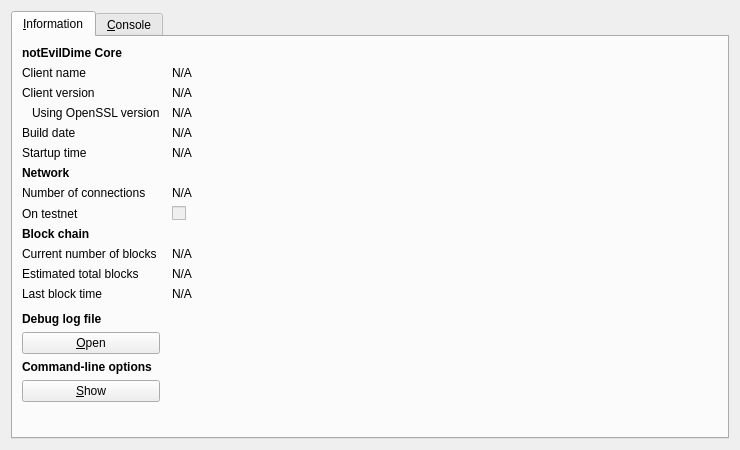
<?xml version="1.0" encoding="UTF-8"?>
<ui version="4.0">
 <class>RPCConsole</class>
 <widget class="QDialog" name="RPCConsole">
  <property name="geometry">
   <rect>
    <x>0</x>
    <y>0</y>
    <width>740</width>
    <height>450</height>
   </rect>
  </property>
  <property name="windowTitle">
   <string>notEvilDime - Debug window</string>
  </property>
  <layout class="QVBoxLayout" name="verticalLayout_2">
   <item>
    <widget class="QTabWidget" name="tabWidget">
     <property name="currentIndex">
      <number>0</number>
     </property>
     <widget class="QWidget" name="tab_info">
      <attribute name="title">
       <string>&amp;Information</string>
      </attribute>
      <layout class="QGridLayout" name="gridLayout" columnstretch="0,1">
       <property name="horizontalSpacing">
        <number>12</number>
       </property>
       <item row="0" column="0">
        <widget class="QLabel" name="label_9">
         <property name="font">
          <font>
           <weight>75</weight>
           <bold>true</bold>
          </font>
         </property>
         <property name="text">
          <string>notEvilDime Core</string>
         </property>
        </widget>
       </item>
       <item row="1" column="0">
        <widget class="QLabel" name="label_5">
         <property name="text">
          <string>Client name</string>
         </property>
        </widget>
       </item>
       <item row="1" column="1">
        <widget class="QLabel" name="clientName">
         <property name="cursor">
          <cursorShape>IBeamCursor</cursorShape>
         </property>
         <property name="text">
          <string>N/A</string>
         </property>
         <property name="textFormat">
          <enum>Qt::PlainText</enum>
         </property>
         <property name="textInteractionFlags">
          <set>Qt::LinksAccessibleByMouse|Qt::TextSelectableByKeyboard|Qt::TextSelectableByMouse</set>
         </property>
        </widget>
       </item>
       <item row="2" column="0">
        <widget class="QLabel" name="label_6">
         <property name="text">
          <string>Client version</string>
         </property>
        </widget>
       </item>
       <item row="2" column="1">
        <widget class="QLabel" name="clientVersion">
         <property name="cursor">
          <cursorShape>IBeamCursor</cursorShape>
         </property>
         <property name="text">
          <string>N/A</string>
         </property>
         <property name="textFormat">
          <enum>Qt::PlainText</enum>
         </property>
         <property name="textInteractionFlags">
          <set>Qt::LinksAccessibleByMouse|Qt::TextSelectableByKeyboard|Qt::TextSelectableByMouse</set>
         </property>
        </widget>
       </item>
       <item row="3" column="0">
        <widget class="QLabel" name="label_14">
         <property name="text">
          <string>Using OpenSSL version</string>
         </property>
         <property name="indent">
          <number>10</number>
         </property>
        </widget>
       </item>
       <item row="3" column="1">
        <widget class="QLabel" name="openSSLVersion">
         <property name="cursor">
          <cursorShape>IBeamCursor</cursorShape>
         </property>
         <property name="text">
          <string>N/A</string>
         </property>
         <property name="textFormat">
          <enum>Qt::PlainText</enum>
         </property>
         <property name="textInteractionFlags">
          <set>Qt::LinksAccessibleByMouse|Qt::TextSelectableByKeyboard|Qt::TextSelectableByMouse</set>
         </property>
        </widget>
       </item>
       <item row="4" column="0">
        <widget class="QLabel" name="label_12">
         <property name="text">
          <string>Build date</string>
         </property>
        </widget>
       </item>
       <item row="4" column="1">
        <widget class="QLabel" name="buildDate">
         <property name="cursor">
          <cursorShape>IBeamCursor</cursorShape>
         </property>
         <property name="text">
          <string>N/A</string>
         </property>
         <property name="textFormat">
          <enum>Qt::PlainText</enum>
         </property>
         <property name="textInteractionFlags">
          <set>Qt::LinksAccessibleByMouse|Qt::TextSelectableByKeyboard|Qt::TextSelectableByMouse</set>
         </property>
        </widget>
       </item>
       <item row="5" column="0">
        <widget class="QLabel" name="label_13">
         <property name="text">
          <string>Startup time</string>
         </property>
        </widget>
       </item>
       <item row="5" column="1">
        <widget class="QLabel" name="startupTime">
         <property name="cursor">
          <cursorShape>IBeamCursor</cursorShape>
         </property>
         <property name="text">
          <string>N/A</string>
         </property>
         <property name="textFormat">
          <enum>Qt::PlainText</enum>
         </property>
         <property name="textInteractionFlags">
          <set>Qt::LinksAccessibleByMouse|Qt::TextSelectableByKeyboard|Qt::TextSelectableByMouse</set>
         </property>
        </widget>
       </item>
       <item row="6" column="0">
        <widget class="QLabel" name="label_11">
         <property name="font">
          <font>
           <weight>75</weight>
           <bold>true</bold>
          </font>
         </property>
         <property name="text">
          <string>Network</string>
         </property>
        </widget>
       </item>
       <item row="7" column="0">
        <widget class="QLabel" name="label_7">
         <property name="text">
          <string>Number of connections</string>
         </property>
        </widget>
       </item>
       <item row="7" column="1">
        <widget class="QLabel" name="numberOfConnections">
         <property name="cursor">
          <cursorShape>IBeamCursor</cursorShape>
         </property>
         <property name="text">
          <string>N/A</string>
         </property>
         <property name="textFormat">
          <enum>Qt::PlainText</enum>
         </property>
         <property name="textInteractionFlags">
          <set>Qt::LinksAccessibleByMouse|Qt::TextSelectableByKeyboard|Qt::TextSelectableByMouse</set>
         </property>
        </widget>
       </item>
       <item row="8" column="0">
        <widget class="QLabel" name="label_8">
         <property name="text">
          <string>On testnet</string>
         </property>
        </widget>
       </item>
       <item row="8" column="1">
        <widget class="QCheckBox" name="isTestNet">
         <property name="enabled">
          <bool>false</bool>
         </property>
         <property name="text">
          <string/>
         </property>
        </widget>
       </item>
       <item row="9" column="0">
        <widget class="QLabel" name="label_10">
         <property name="font">
          <font>
           <weight>75</weight>
           <bold>true</bold>
          </font>
         </property>
         <property name="text">
          <string>Block chain</string>
         </property>
        </widget>
       </item>
       <item row="10" column="0">
        <widget class="QLabel" name="label_3">
         <property name="text">
          <string>Current number of blocks</string>
         </property>
        </widget>
       </item>
       <item row="10" column="1">
        <widget class="QLabel" name="numberOfBlocks">
         <property name="cursor">
          <cursorShape>IBeamCursor</cursorShape>
         </property>
         <property name="text">
          <string>N/A</string>
         </property>
         <property name="textFormat">
          <enum>Qt::PlainText</enum>
         </property>
         <property name="textInteractionFlags">
          <set>Qt::LinksAccessibleByMouse|Qt::TextSelectableByKeyboard|Qt::TextSelectableByMouse</set>
         </property>
        </widget>
       </item>
       <item row="11" column="0">
        <widget class="QLabel" name="label_4">
         <property name="text">
          <string>Estimated total blocks</string>
         </property>
        </widget>
       </item>
       <item row="11" column="1">
        <widget class="QLabel" name="totalBlocks">
         <property name="cursor">
          <cursorShape>IBeamCursor</cursorShape>
         </property>
         <property name="text">
          <string>N/A</string>
         </property>
         <property name="textFormat">
          <enum>Qt::PlainText</enum>
         </property>
         <property name="textInteractionFlags">
          <set>Qt::LinksAccessibleByMouse|Qt::TextSelectableByKeyboard|Qt::TextSelectableByMouse</set>
         </property>
        </widget>
       </item>
       <item row="12" column="0">
        <widget class="QLabel" name="label_2">
         <property name="text">
          <string>Last block time</string>
         </property>
        </widget>
       </item>
       <item row="12" column="1">
        <widget class="QLabel" name="lastBlockTime">
         <property name="cursor">
          <cursorShape>IBeamCursor</cursorShape>
         </property>
         <property name="text">
          <string>N/A</string>
         </property>
         <property name="textFormat">
          <enum>Qt::PlainText</enum>
         </property>
         <property name="textInteractionFlags">
          <set>Qt::LinksAccessibleByMouse|Qt::TextSelectableByKeyboard|Qt::TextSelectableByMouse</set>
         </property>
        </widget>
       </item>
       <item row="13" column="0">
        <spacer name="verticalSpacer_2">
         <property name="orientation">
          <enum>Qt::Vertical</enum>
         </property>
         <property name="sizeHint" stdset="0">
          <size>
           <width>20</width>
           <height>20</height>
          </size>
         </property>
        </spacer>
       </item>
       <item row="14" column="0">
        <widget class="QLabel" name="labelDebugLogfile">
         <property name="font">
          <font>
           <weight>75</weight>
           <bold>true</bold>
          </font>
         </property>
         <property name="text">
          <string>Debug log file</string>
         </property>
        </widget>
       </item>
       <item row="15" column="0">
        <widget class="QPushButton" name="openDebugLogfileButton">
         <property name="toolTip">
          <string>Open the notEvilDime debug log file from the current data directory. This can take a few seconds for large log files.</string>
         </property>
         <property name="text">
          <string>&amp;Open</string>
         </property>
         <property name="autoDefault">
          <bool>false</bool>
         </property>
        </widget>
       </item>
       <item row="16" column="0">
        <widget class="QLabel" name="labelCLOptions">
         <property name="font">
          <font>
           <weight>75</weight>
           <bold>true</bold>
          </font>
         </property>
         <property name="text">
          <string>Command-line options</string>
         </property>
        </widget>
       </item>
       <item row="17" column="0">
        <widget class="QPushButton" name="showCLOptionsButton">
         <property name="toolTip">
          <string>Show the notEvilDime-Qt help message to get a list with possible notEvilDime command-line options.</string>
         </property>
         <property name="text">
          <string>&amp;Show</string>
         </property>
         <property name="autoDefault">
          <bool>false</bool>
         </property>
        </widget>
       </item>
       <item row="18" column="0">
        <spacer name="verticalSpacer">
         <property name="orientation">
          <enum>Qt::Vertical</enum>
         </property>
         <property name="sizeHint" stdset="0">
          <size>
           <width>20</width>
           <height>40</height>
          </size>
         </property>
        </spacer>
       </item>
      </layout>
     </widget>
     <widget class="QWidget" name="tab_console">
      <attribute name="title">
       <string>&amp;Console</string>
      </attribute>
      <layout class="QVBoxLayout" name="verticalLayout_3">
       <property name="spacing">
        <number>3</number>
       </property>
       <item>
        <widget class="QTextEdit" name="messagesWidget">
         <property name="minimumSize">
          <size>
           <width>0</width>
           <height>100</height>
          </size>
         </property>
         <property name="readOnly">
          <bool>true</bool>
         </property>
         <property name="tabKeyNavigation" stdset="0">
          <bool>false</bool>
         </property>
         <property name="columnCount" stdset="0">
          <number>2</number>
         </property>
        </widget>
       </item>
       <item>
        <layout class="QHBoxLayout" name="horizontalLayout">
         <property name="spacing">
          <number>3</number>
         </property>
         <item>
          <widget class="QLabel" name="label">
           <property name="text">
            <string notr="true">&gt;</string>
           </property>
          </widget>
         </item>
         <item>
          <widget class="QLineEdit" name="lineEdit"/>
         </item>
         <item>
          <widget class="QPushButton" name="clearButton">
           <property name="maximumSize">
            <size>
             <width>24</width>
             <height>24</height>
            </size>
           </property>
           <property name="toolTip">
            <string>Clear console</string>
           </property>
           <property name="text">
            <string/>
           </property>
           <property name="icon">
            <iconset resource="../bitcoin.qrc">
             <normaloff>:/icons/remove</normaloff>:/icons/remove</iconset>
           </property>
           <property name="shortcut">
            <string notr="true">Ctrl+L</string>
           </property>
           <property name="autoDefault">
            <bool>false</bool>
           </property>
          </widget>
         </item>
        </layout>
       </item>
      </layout>
     </widget>
    </widget>
   </item>
  </layout>
 </widget>
 <resources>
  <include location="../bitcoin.qrc"/>
 </resources>
 <connections/>
</ui>
